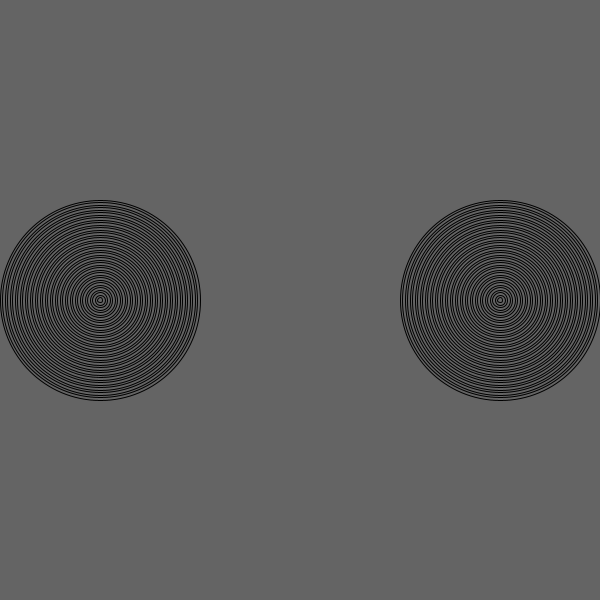
Frame 1 (no input)
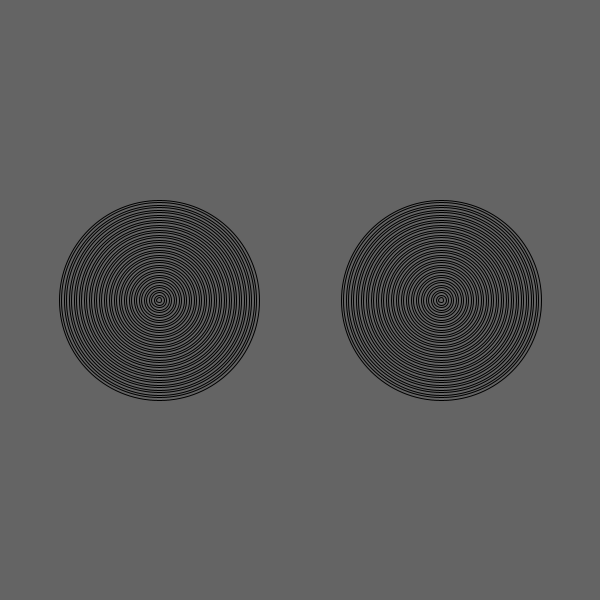
Frame 60 (the mouse pressed at the canvas centre just before this capture)
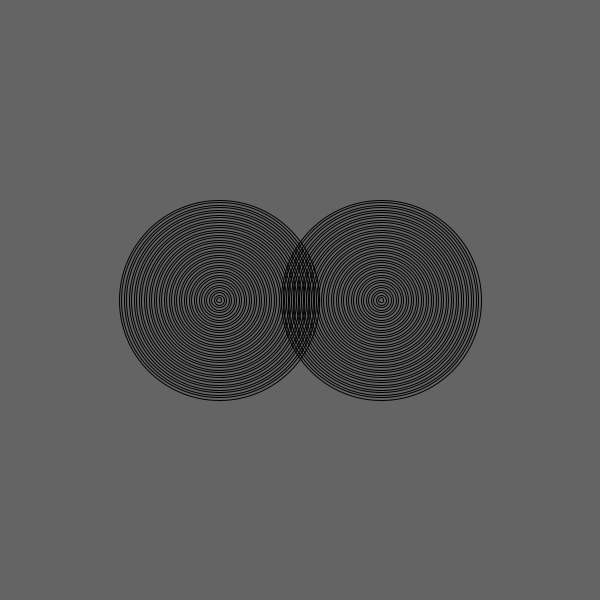
Frame 120 (the mouse held since frame 60 and released just before this capture)

The Processing sketch that drew these frames (run headless with seeded random() and noise(); from frame 60 on, the mouse is pressed at the canvas centre):

// Processing sketch: AmazingRings
// ── AmazingRings.pde
int x1=100;
     int x2=500;
     boolean g = true;
void setup(){
        size(600,600);
     
    }

    void draw(){
     background(100,100,100);
      
               noFill();  
      ellipse(x1,300, 200, 200);         
        
               
               noFill();  
      ellipse(x1,300, 195, 195);         
        
              
              noFill();  
      ellipse(x1,300, 190,190);         
        
             
             noFill();  
      ellipse(x1,300, 185, 185);         
         
             
             noFill();  
      ellipse(x1,300, 180, 180);         
        
            
            noFill();  
      ellipse(x1,300, 175, 175);         
        
           
           noFill();  
      ellipse(x1,300, 170, 170);         
        
           
           noFill();  
      ellipse(x1,300, 165, 165);         
        
          
          noFill();  
      ellipse(x1,300, 160, 160);         
        
         
         noFill();  
      ellipse(x1,300, 155, 155);         
        
         
         noFill();  
      ellipse(x1,300, 150, 150);         
        
         
         noFill();  
      ellipse(x1,300, 145, 145);         
        
        
        noFill();  
      ellipse(x1,300, 140, 140);         
        
        
        noFill();  
      ellipse(x1,300, 135, 135);         
        
       
       noFill();  
      ellipse(x1,300, 130, 130);         
        
       
       noFill();  
      ellipse(x1,300, 125, 125);         
        
      
      noFill();  
      ellipse(x1,300, 120, 120);         
        
      
      noFill();  
      ellipse(x1,300, 115, 115);         
        
      
      noFill();  
      ellipse(x1,300, 110, 110);         
        
    noFill();  
      ellipse(x1, 300, 105, 105);
      
      noFill();
      ellipse(x1,300, 100, 100);
      
       noFill();  
      ellipse(x1,300, 95, 95);         
        
       noFill();  
      ellipse(x1,300,90, 90);         
        
       noFill();  
      ellipse(x1,300, 85, 85);         
        
       noFill();  
      ellipse(x1,300, 80, 80);         
        
       noFill();  
      ellipse(x1,300, 75, 75);         
        
       noFill();  
      ellipse(x1,300, 70, 70);         
        
       noFill();  
      ellipse(x1,300, 65, 65);         
        
       noFill();  
      ellipse(x1,300, 60, 60);         
        
       noFill();  
      ellipse(x1,300, 55, 55);         
        
      
      noFill();
      ellipse(x1,300, 50, 50);
      
       noFill();  
      ellipse(x1,300, 45, 45); 
      
       noFill();  
      ellipse(x1,300, 40, 40);         
        
         noFill();  
      ellipse(x1,300, 35, 35);
      
       noFill();  
      ellipse(x1,300, 30, 30);                 
        
      noFill();
      ellipse(x1,300, 25, 25);
      
      noFill();  
      ellipse(x1,300, 20, 20);         
        
       noFill();  
      ellipse(x1,300, 15, 15); 
      
       noFill();  
      ellipse(x1,300, 10, 10); 
      
       noFill();  
      ellipse(x1,300, 5, 5);         
        
        
        if(g) {
         x1++; 
        }
        else{
         x1--; 
        }
         if(x1==500) {
          g = false; 
         }
         if(x1==100) {
          g=true; 
         }
             
       //--------------------------------------------------------------------------------------------------------- 
            noFill();  
      ellipse(x2,300, 200, 200);         
        
               
               noFill();  
      ellipse(x2,300, 195, 195);         
        
              
              noFill();  
      ellipse(x2,300, 190,190);         
        
             
             noFill();  
      ellipse(x2,300, 185, 185);         
         
             
             noFill();  
      ellipse(x2,300, 180, 180);         
        
            
            noFill();  
      ellipse(x2,300, 175, 175);         
        
           
           noFill();  
      ellipse(x2,300, 170, 170);         
        
           
           noFill();  
      ellipse(x2,300, 165, 165);         
        
          
          noFill();  
      ellipse(x2,300, 160, 160);         
        
         
         noFill();  
      ellipse(x2,300, 155, 155);         
        
         
         noFill();  
      ellipse(x2,300, 150, 150);         
        
         
         noFill();  
      ellipse(x2,300, 145, 145);         
        
        
        noFill();  
      ellipse(x2,300, 140, 140);         
        
        
        noFill();  
      ellipse(x2,300, 135, 135);         
        
       
       noFill();  
      ellipse(x2,300, 130, 130);         
        
       
       noFill();  
      ellipse(x2,300, 125, 125);         
        
      
      noFill();  
      ellipse(x2,300, 120, 120);         
        
      
      noFill();  
      ellipse(x2,300, 115, 115);         
        
      
      noFill();  
      ellipse(x2,300, 110, 110);         
        
    noFill();  
      ellipse(x2, 300, 105, 105);
      
      noFill();
      ellipse(x2,300, 100, 100);
      
       noFill();  
      ellipse(x2,300, 95, 95);         
        
       noFill();  
      ellipse(x2,300,90, 90);         
        
       noFill();  
      ellipse(x2,300, 85, 85);         
        
       noFill();  
      ellipse(x2,300, 80, 80);         
        
       noFill();  
      ellipse(x2,300, 75, 75);         
        
       noFill();  
      ellipse(x2,300, 70, 70);         
        
       noFill();  
      ellipse(x2,300, 65, 65);         
        
       noFill();  
      ellipse(x2,300, 60, 60);         
        
       noFill();  
      ellipse(x2,300, 55, 55);         
        
      
      noFill();
      ellipse(x2,300, 50, 50);
      
       noFill();  
      ellipse(x2,300, 45, 45); 
      
       noFill();  
      ellipse(x2,300, 40, 40);         
        
         noFill();  
      ellipse(x2,300, 35, 35);
      
       noFill();  
      ellipse(x2,300, 30, 30);                 
        
      noFill();
      ellipse(x2,300, 25, 25);
      
      noFill();  
      ellipse(x2,300, 20, 20);         
        
       noFill();  
      ellipse(x2,300, 15, 15); 
      
       noFill();  
      ellipse(x2,300, 10, 10); 
      
       noFill();  
      ellipse(x2,300, 5, 5);  
   
    if(g) {
         x2--; 
        }
        else{
         x2++; 
        }
         if(x2==500) {
          g = true; 
         }
         if(x2==100) {
          g=false; 
         }}
